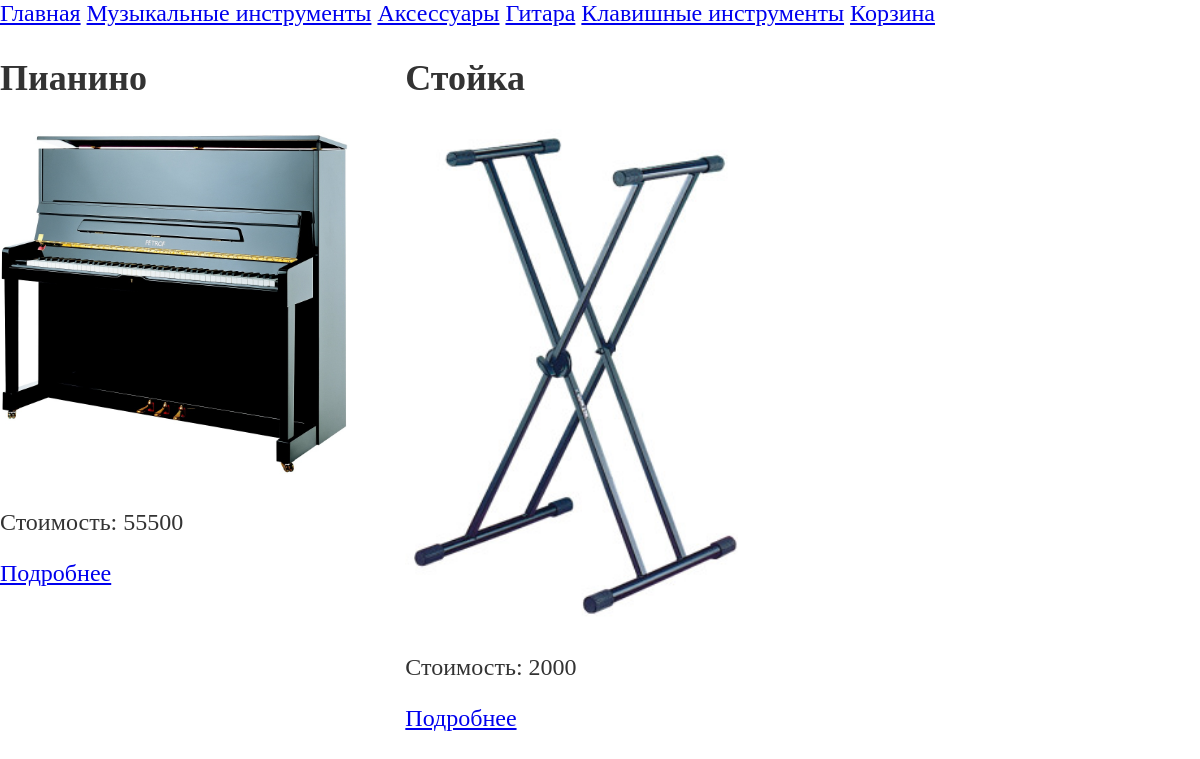
The page /category?id=4 on the database its author committed.
### tables this page shows
CREATE TABLE IF NOT EXISTS category (
id_cat INT NOT NULL AUTO_INCREMENT PRIMARY KEY,
name_cat VARCHAR(100) NOT NULL
);

CREATE TABLE IF NOT EXISTS goods_category (
    id_g INT NOT NULL,
    id_c INT NOT NULL,
    CONSTRAINT `FK_good` FOREIGN KEY (`id_g`) 
        REFERENCES `Good` (`id_good`) ON DELETE CASCADE,
    CONSTRAINT `FK_category` FOREIGN KEY (`id_c`) 
        REFERENCES `category` (`id_cat`) ON DELETE CASCADE
        );

CREATE TABLE IF NOT EXISTS good (
id_good INT NOT NULL AUTO_INCREMENT PRIMARY KEY,
name_good VARCHAR(50) NOT NULL,
discripton VARCHAR(255) NOT NULL,
quantity INT NOT NULL,
price FLOAT NOT NULL,
pic VARCHAR(255) DEFAULT 'goods.png'
);

### settings/routes.php (called while the page is built)
<?php
return [
    [
        'path' => '/',
        'method' => 'GET',
        'controller' => 'Goods\Controllers\IndexController::index'
    ],
    [
        'path' => '/category',
        'method' => 'GET',
        'controller' => 'Goods\Controllers\GoodController::showCategory'
    ],
    [
        'path' => '/good',
        'method' => 'GET',
        'controller' => 'Goods\Controllers\GoodController::showGood'
    ],
    [
        'path' => '/busket',
        'method' => 'GET',
        'controller' => 'Goods\Controllers\GoodController::showBusket'
    ],
    [
        'path' => '/',
        'method' => 'POST',
        'controller' => 'Goods\Controllers\GoodController::addToBusket'
    ]
];

### src/Controller.php (called while the page is built, shortened)
<?php
abstract class Controller
{
    protected function getTemplate($file, array $data = []){
        extract($data);
        require_once '../templates/' . $file;
        $page = ob_get_contents();
        return $page;
    }
}

### public/index.php (called while the page is built, shortened)
<?php
\Goods\Router::start();

### src/Db/GoodDb.php (called while the page is built, shortened)
<?php
class GoodDb
{
    private $connection;
    public function __construct(){
        $this->connection = DBConnection::getInstance()->getConnection();
    }
    public function getCategories(){
        $sql = "SELECT id_cat, name_cat FROM category;";
        $statement = $this->connection->prepare($sql);
        $statement->execute();
        return $statement->fetchAll(PDO::FETCH_ASSOC);
    }
    public function getGoodByCat($id){
        $sql = "SELECT * FROM  goods_category LEFT JOIN good
        ON id_good = id_g
        WHERE goods_category.id_c = ?";
        $statement = $this->connection->prepare($sql);
        $statement->execute([$id]);
        return $statement->fetchAll(PDO::FETCH_ASSOC);
    }
}

### settings/db.php (called while the page is built)
<?php
return [
    'server' => 'localhost',
    'port' => '3306',
    'username' => 'Nastya',
    'pwd' => 'Nastya',
    'db_name' => 'mysql_task1'
];

### src/DBConnection.php (called while the page is built, shortened)
<?php
class DBConnection {
    private static $instance;
    private $connection;
    private function __construct($settings = 'settings.php')
    {
        $data = require_once '../settings/' . $settings;
        $server = $data['server'];
        $port = $data['port'];
        $username = $data['username'];
        $pwd = $data['pwd'];
        $db_name = $data['db_name'];
        $options = [
            PDO::ATTR_ERRMODE => PDO::ERRMODE_EXCEPTION
        ];
        $this->connection = new PDO("mysql:host=$server;port=$port;dbname=$db_name", $username, $pwd, $options);
    }
    public static function getInstance($settings = 'db.php'){
        if (self::$instance == null) self::$instance = new DbConnection($settings);
        return self::$instance;
    }
    public function getConnection(){
        return $this->connection;
    }
}

### templates/category.php (the view, shortened to what this page needs)
<!doctype html>
<html lang="ru">
<head>
    <link rel="stylesheet" href="/build/css/main.css">
</head>
<body>
<header>
    <nav>
        <a href="/">Главная</a>
        <?php foreach($categories as $cat): ?>
            <a href="/category?id=<?php echo $cat['id_cat']; ?>"><?= $cat['name_cat'] ?></a>
        <?php endforeach; ?>
        <a href="/busket">Корзина</a>
    </nav>
</header>
<main>
    <?php foreach($goods as $good): ?>
        <div class="cake">
            <h2><?= $good['name_good'] ?></h2>
            <div>
                <img src="/image/<?= $good['pic'] ?>">
            </div>
            <p>Стоимость: <?= $good['price'] ?></p>
            <a href="/good?id=<?php  echo $good['id_good']; ?>">Подробнее</a>
        </div>
    <?php endforeach; ?>
</main>
</body>
</html>

### src/Router.php (shortened to what this page needs)
<?php
class Router
{
    public static function start($routes = 'routes.php') {
        $method = $_SERVER['REQUEST_METHOD'];
        $uri = explode('?', $_SERVER['REQUEST_URI'])[0];
        $routes = require_once '../settings/routes.php';
        foreach ($routes as $route){
            if ($route['path'] === $uri && $route['method'] === $method) {
                $action = explode("::", $route['controller'])[1];
                $obj = new $controller();
                if (isset($_GET['id'])) {
                    $id = $_GET['id'];
                    $obj->$action($id);
                    return;
                } else {
                    $obj->$action();
                    return;
                }
            }
        }
    }
}

### public/build/css/main.css (style rules this page uses)
body { color:#333;font-size:1.5rem;margin:0 }
main { grid-gap:1rem;display:grid;grid-template-columns:repeat(3,1fr);margin:0 auto;max-width:1600px }
img { height:auto;width:90% }

### rows shown on the page
category: name_cat "Музыкальные инструменты"
category: name_cat "Аксессуары"
category: name_cat "Гитара"
category: name_cat "Клавишные инструменты"
goods_category: id_g.name_good "Пианино", id_g.pic (picture), id_g.price "55500"
goods_category: id_g.name_good "Стойка", id_g.pic (picture), id_g.price "2000"
